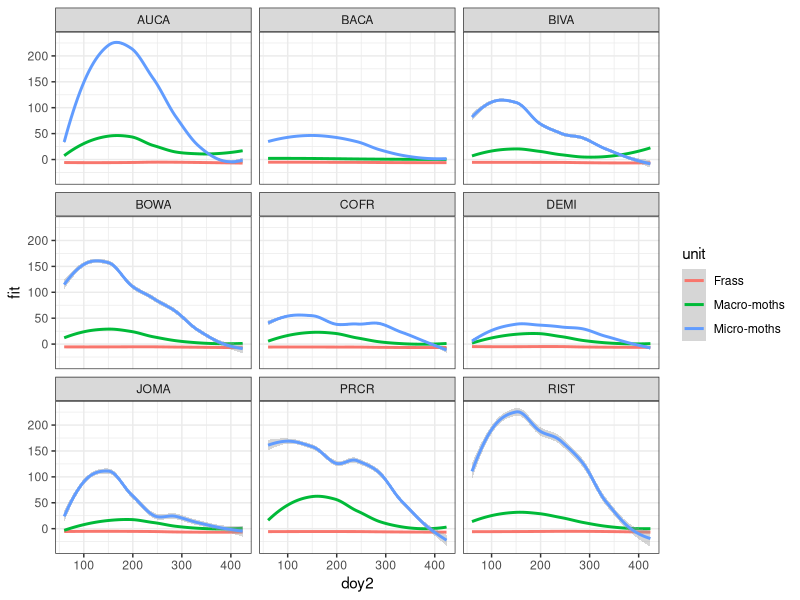

The R script that drew this image: (Note: this script raises an error after producing the figure.)
library(dplyr)
library(ggplot2)

# read in phenology gams
frass_gams <- read.csv("data/gamOutputs/frassGams_perDay_randomEffect.csv") %>% 
  mutate(unit = "Frass") %>% 
  mutate(rel_abundance = (fit * -1) / (max(fit) * -1))
macro_gams <- read.csv("data/gamOutputs/macroMothGams_negBinomial.csv") %>% 
  mutate(unit = "Macro-moths") %>% 
  mutate(rel_abundance = fit / max(fit))
micro_gams <- read.csv('data/gamOutputs/microMothGams_negBinom.csv') %>% 
  mutate(unit = "Micro-moths") %>% 
  mutate(rel_abundance = fit / max(fit))

## plot all three on top of each other
tdf <- rbind(frass_gams, macro_gams, micro_gams)

ggplot(tdf, mapping = aes(x = doy2, y = fit, color = unit)) +
  geom_smooth() +
  facet_wrap(~Site) +
  theme_bw()


# grab the peak dates
# start with macro moths where there is always only one peak and it will be before doy 300
macroPhenoMet <- macro_gams %>% 
  filter(doy2 < 300) %>% 
  group_by(Site) %>% 
  summarise(peak = doy2[which.max(fit)],
            se = se[which.max(fit)])

# now do this for micro moths, where we want peak1 and peak 2
# peak 1 is before <= 200 & peak 2 is after 200
microPhenoMet1 <- filter(micro_gams, doy2 <= 200) %>% 
  group_by(Site) %>% 
  summarise(peak1 = doy2[which.max(fit)],
            se1 = se[which.max(fit)])
microPhenoMet2 <- filter(micro_gams, doy2 > 200 & doy2 <= 300) %>% 
  group_by(Site) %>% 
  summarise(peak2 = doy2[which.max(fit)],
            se2 = se[which.max(fit)])
microPhenoMet <- left_join(microPhenoMet1,microPhenoMet2)


# now onto frass, 2 peaks again
# # peak 1 is before <= 172 & peak 2 is after 172
# RIST and DEMI don't have first peak -- interesting b/c these are the most 
# pine dominated forests
frassPhenoMet1 <- filter(frass_gams, doy2 <= 172) %>% 
  group_by(Site) %>% 
  summarise(peak1 = doy2[which.max(fit)],
            se1 = se[which.max(fit)]) %>% 
  filter(Site != "RIST",
         Site != "DEMI")
frassPhenoMet2 <- filter(frass_gams, doy2 > 172) %>% 
  group_by(Site) %>% 
  summarise(peak2 = doy2[which.max(fit)],
            se2 = se[which.max(fit)])
frassPhenoMet <- left_join(frassPhenoMet2, frassPhenoMet1) 

# write df of phenometrics
write.csv(x = microPhenoMet,
          file = "data/phenoData/microMothsPhenoMetrics_negBinom.csv", row.names = F)
write.csv(x = macroPhenoMet,
          file = "data/phenoData/macroMothsPhenoMetrics_negBinom.csv", row.names = F)
write.csv(x = frassPhenoMet,
          file = "data/phenoData/frassPhenoMetrics_perDay_trapRE.csv", row.names = F)
